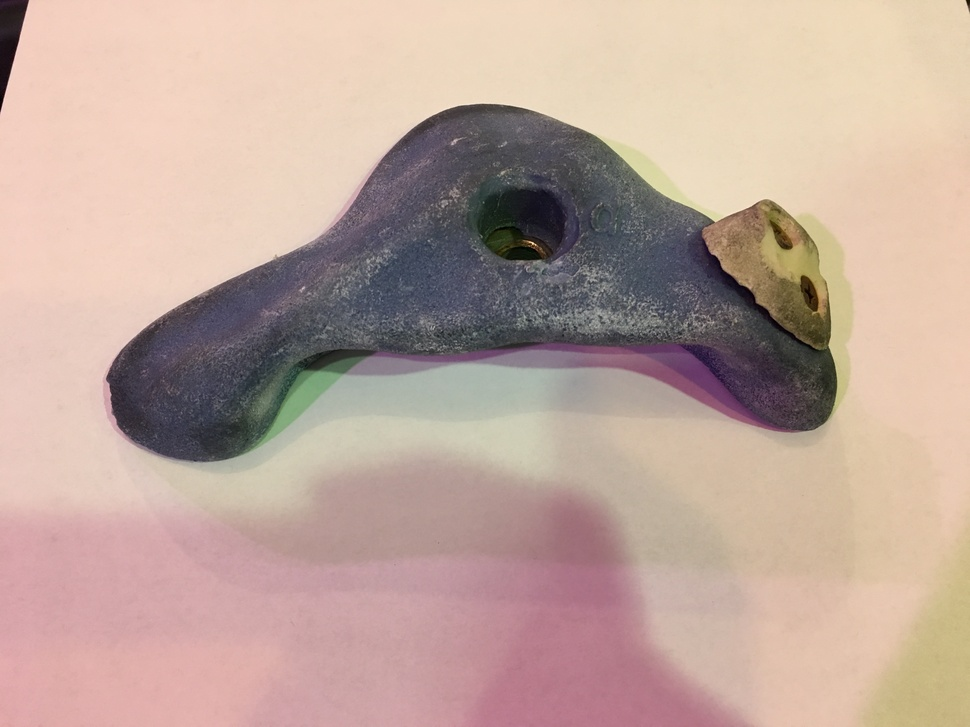
#> input picture opencv_hack/img/hold_view2.JPG, 970 x 727 px, shrunk from 4032 x 3024 before the run, found by its file name
$ python detect.py   (Python 2 division)
#> lines starting #> are read from the running program, lines starting #| are printed output that depends on the picture; after the words box and inside, x2 and y2 are one past the last pixel; in counts of white or black regions, pixels touching at a corner belong together
import numpy as np
import cv2

hold_cascade = cv2.CascadeClassifier('train_cascade/cascade.xml')

img = cv2.imread('img/hold_view2.jpg')
#> img is the input picture: shape (727, 970, 3); mean B, G, R 155.6, 166.4, 190.5
gray = cv2.cvtColor(img, cv2.COLOR_BGR2GRAY)
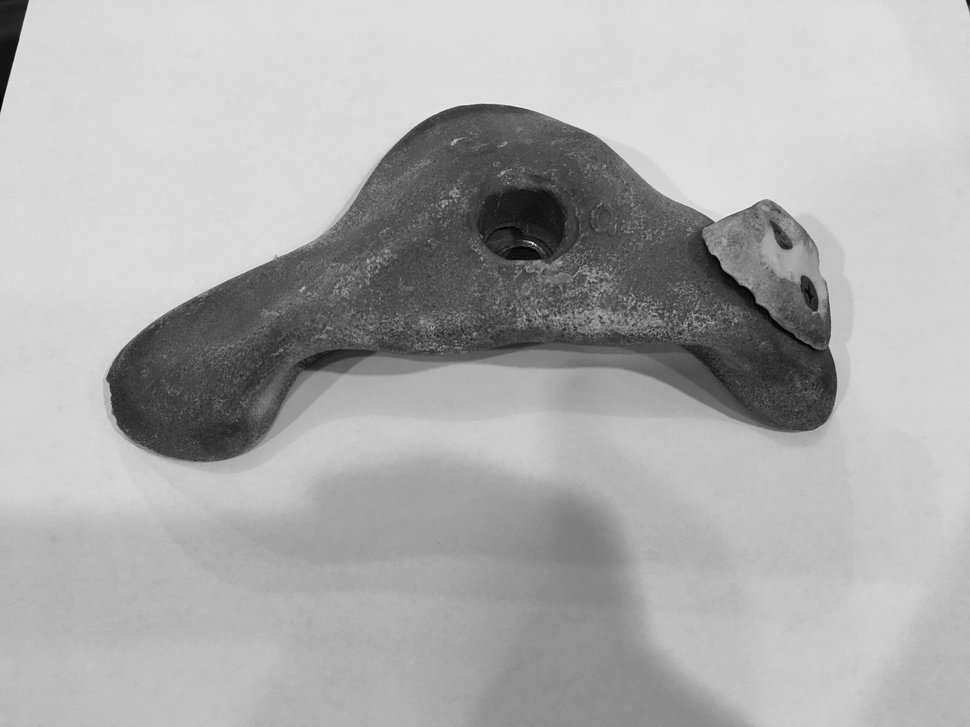
#> gray: shape (727, 970); min 1, max 239, mean 172.4

holds = hold_cascade.detectMultiScale(gray, 1.3, 5)
#> holds = [[403, 351, 159, 213], [567, 346, 82, 109], [98, 465, 73, 98], [437, 106, 173, 232], [420, 296, 129, 173], [631, 521, 126, 170], [422, 547, 111, 149], [805, 24, 155, 208]]
print holds
#| [[403 351 159 213]
#|  [567 346  82 109]
#|  [ 98 465  73  98]
#|  [437 106 173 232]
#|  [420 296 129 173]
#|  [631 521 126 170]
#|  [422 547 111 149]
#|  [805  24 155 208]]
for (x,y,w,h) in holds:
    cv2.rectangle(img,(x,y),(x+w,y+h),(255,0,0),2)
    roi_gray = gray[y:y+h, x:x+w]
    roi_color = img[y:y+h, x:x+w]
#> this loop made 8 passes
#> pass 1, `roi_gray = gray[y:y+h, x:x+w]`:
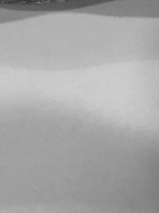
#> roi_gray: shape (213, 159); min 45, max 207, mean 167.3
#> pass 1, `roi_color = img[y:y+h, x:x+w]`:
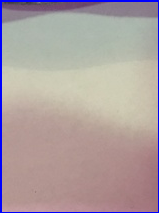
#> roi_color: shape (213, 159, 3); mean B, G, R 160.4, 159.3, 173.2
#> pass 2, `roi_gray = gray[y:y+h, x:x+w]`:
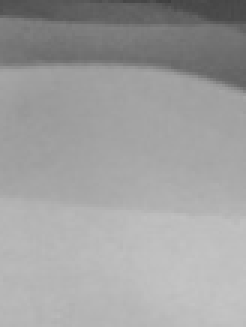
#> roi_gray: shape (109, 82) (shown 3 times larger); min 62, max 196, mean 159.6
#> pass 2, `roi_color = img[y:y+h, x:x+w]`:
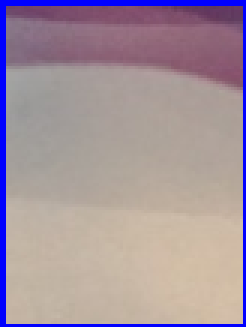
#> roi_color: shape (109, 82, 3) (shown 3 times larger); mean B, G, R 157.4, 146.2, 163.3
#> after the loop:
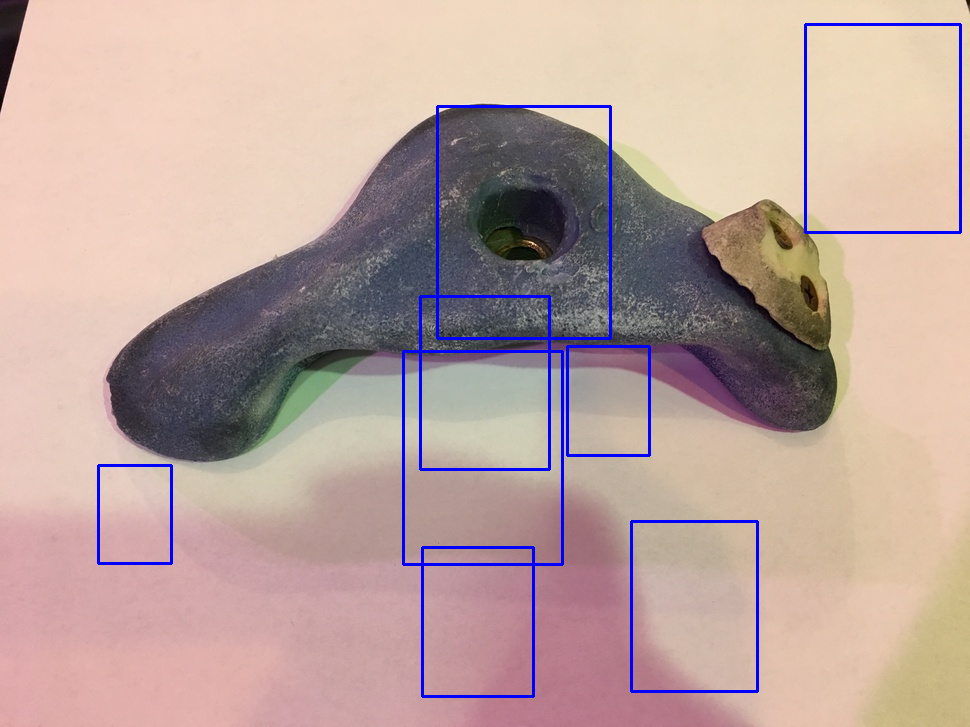
#> img: shape (727, 970, 3); 2% of pixels changed, all inside (x1, y1, x2, y2) = (97, 23, 962, 698)

cv2.imwrite('detected.jpg',img)
# cv2.waitKey(0)
# cv2.destroyAllWindows()

$ run again, with opencv_hack/img/hold_view1.JPG copied over opencv_hack/img/hold_view2.JPG
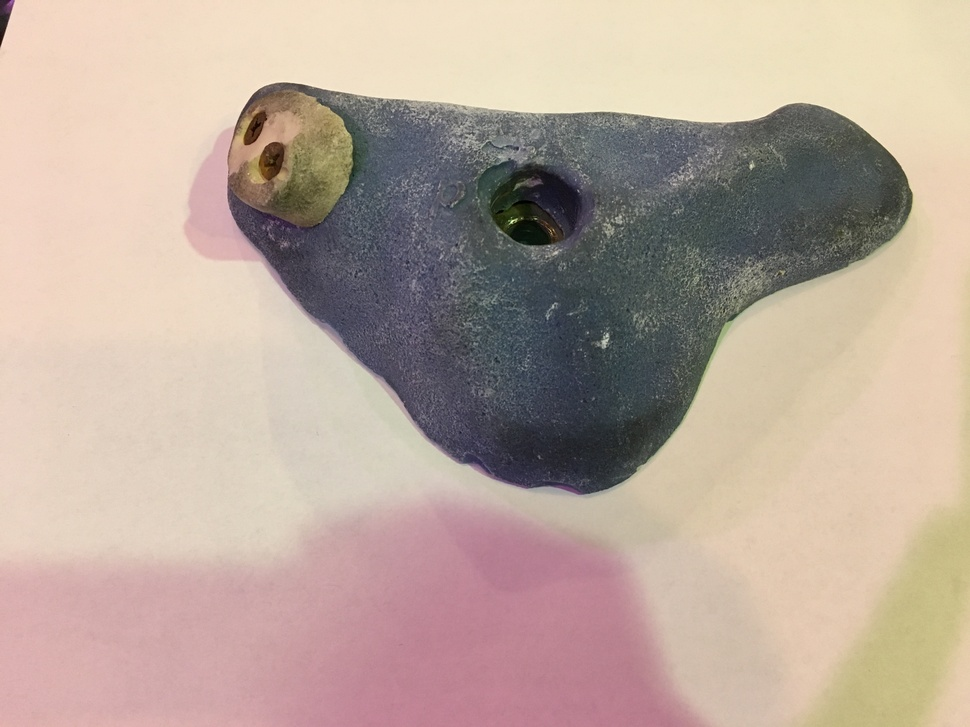
#> input picture opencv_hack/img/hold_view1.JPG, 970 x 727 px, shrunk from 4032 x 3024 before the run, found by its file name
#> img is the input picture: shape (727, 970, 3); mean B, G, R 155.4, 167.5, 185.8
#> holds = [[429, 449, 85, 114], [286, 439, 145, 196], [893, 464, 73, 98], [21, 487, 107, 145], [470, 117, 145, 195], [190, 59, 162, 218], [483, 310, 196, 263], [691, 92, 225, 302], [606, 445, 160, 215], [471, 430, 178, 239], [77, 455, 169, 227], [64, 328, 287, 386]]
#| [[429 449  85 114]
#|  [286 439 145 196]
#|  [893 464  73  98]
#|  [ 21 487 107 145]
#|  [470 117 145 195]
#|  [190  59 162 218]
#> (further printed lines are left out)
#> the loop `for (x,y,w,h) in holds:` made 12 passes
#> pass 1, `roi_color = img[y:y+h, x:x+w]`:
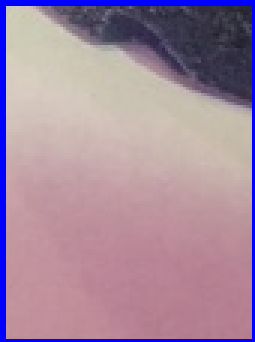
#> roi_color: shape (114, 85, 3) (shown 3 times larger); mean B, G, R 158.7, 138.1, 165.2
#> after the loop `for (x,y,w,h) in holds:`:
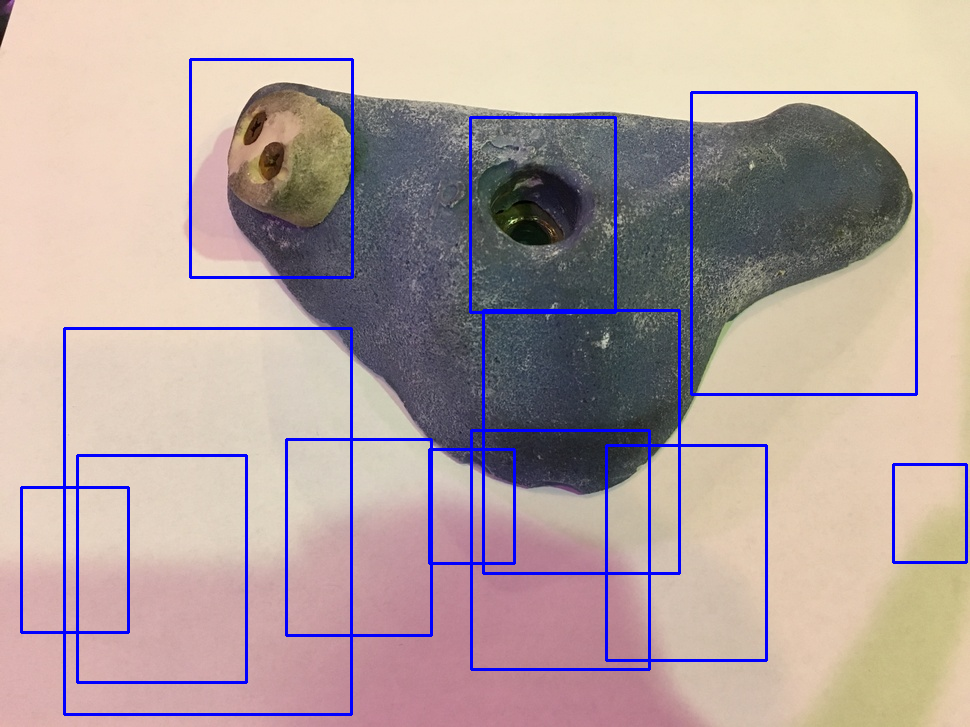
#> img: shape (727, 970, 3); 3.79% of pixels changed, all inside (x1, y1, x2, y2) = (20, 58, 968, 716)
